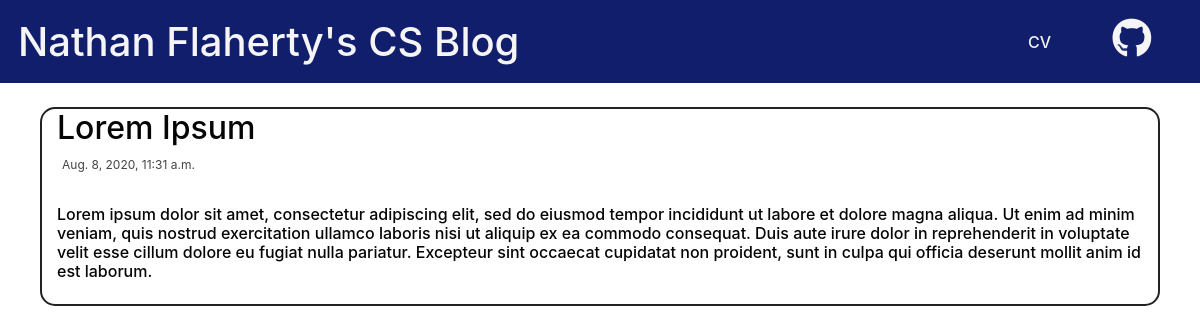
/, run on an earlier commit of the app's database.
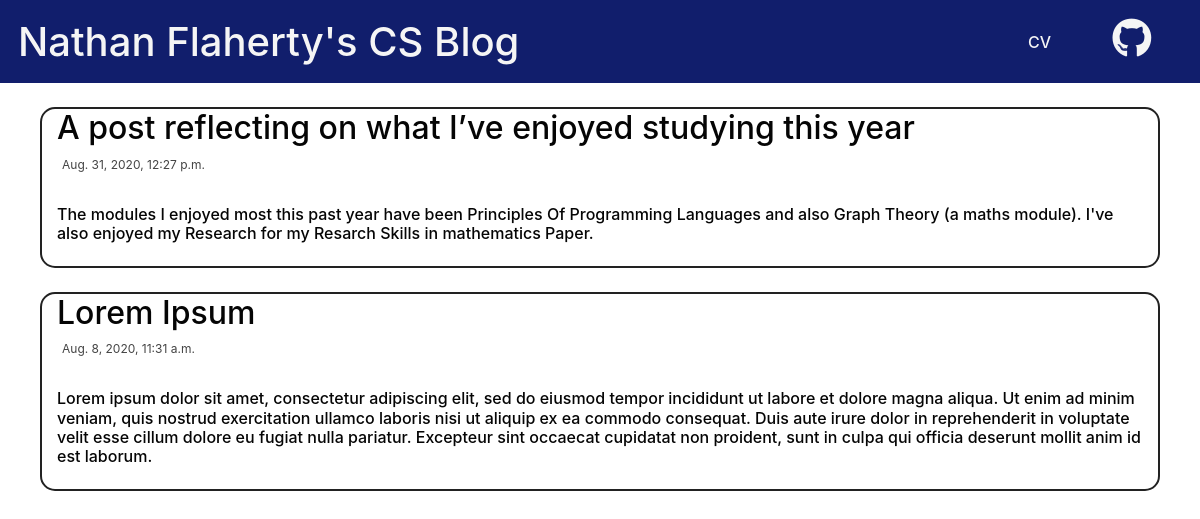
And on a later commit of the database.
### blog/models.py (models this page shows, shortened)
class Post(models.Model):
    author = models.ForeignKey(settings.AUTH_USER_MODEL, on_delete=models.CASCADE)
    title = models.CharField(max_length=200)
    text = models.TextField()
    created_date = models.DateTimeField(default=timezone.now)
    published_date = models.DateTimeField(blank=True, null=True)

### blog/views.py (the view)
# urls.py: path('', views.post_list, name='post_list'),
def post_list(request):
    posts = Post.objects.filter(published_date__lte=timezone.now()).order_by('-published_date')
    return render(request, 'blog/post_list.html', {'posts': posts})

### blog/templates/blog/post_list.html
{% extends 'base.html' %}
{%block content%}
		{% for post in posts %}
		<div class="post">
			<h2>{{ post.title }}</h2>
			<p> {{post.published_date}}</p>
			<h3>{{ post.text }}</h3>
		</div>
		<br>
		{%endfor%}
		{%endblock%}

What changed in the data, as far as the page shows it:
added Post: title "A post reflecting on what I’ve enjoyed studying this year", published_date "Aug. 31, 2020, 12:27 p.m.", text "The modules I enjoyed most this past year have been Principles Of Programming Languages and also Graph Theory (a maths module). I've also enjoyed my Research for my Resarch Skills in mathematics Paper."
